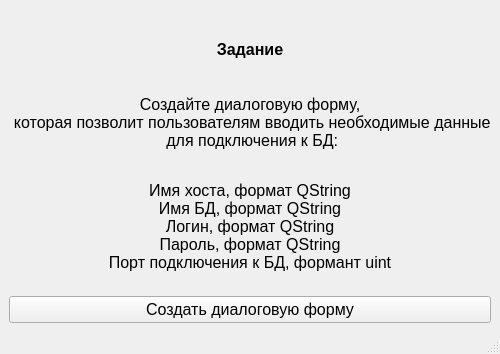
<?xml version="1.0" encoding="UTF-8"?>
<ui version="4.0">
 <class>MainWindow</class>
 <widget class="QMainWindow" name="MainWindow">
  <property name="geometry">
   <rect>
    <x>0</x>
    <y>0</y>
    <width>493</width>
    <height>354</height>
   </rect>
  </property>
  <property name="windowTitle">
   <string>MainWindow</string>
  </property>
  <widget class="QWidget" name="centralwidget">
   <layout class="QVBoxLayout" name="verticalLayout">
    <item>
     <widget class="QLabel" name="lb_task">
      <property name="font">
       <font>
        <pointsize>12</pointsize>
        <bold>true</bold>
       </font>
      </property>
      <property name="text">
       <string>Задание</string>
      </property>
      <property name="alignment">
       <set>Qt::AlignCenter</set>
      </property>
     </widget>
    </item>
    <item>
     <widget class="QLabel" name="lb_task_text">
      <property name="font">
       <font>
        <pointsize>12</pointsize>
       </font>
      </property>
      <property name="text">
       <string>Создайте диалоговую форму,
 которая позволит пользователям вводить необходимые данные
 для подключения к БД:
</string>
      </property>
      <property name="alignment">
       <set>Qt::AlignHCenter|Qt::AlignTop</set>
      </property>
     </widget>
    </item>
    <item>
     <widget class="QLabel" name="lb_task_type">
      <property name="font">
       <font>
        <pointsize>12</pointsize>
       </font>
      </property>
      <property name="text">
       <string>Имя хоста, формат QString
Имя БД, формат QString
Логин, формат QString
Пароль, формат QString
Порт подключения к БД, формант uint
</string>
      </property>
      <property name="alignment">
       <set>Qt::AlignCenter</set>
      </property>
     </widget>
    </item>
    <item>
     <widget class="QPushButton" name="pb_createDForm">
      <property name="font">
       <font>
        <pointsize>12</pointsize>
       </font>
      </property>
      <property name="text">
       <string>Создать диалоговую форму</string>
      </property>
     </widget>
    </item>
   </layout>
  </widget>
  <widget class="QMenuBar" name="menubar">
   <property name="geometry">
    <rect>
     <x>0</x>
     <y>0</y>
     <width>493</width>
     <height>22</height>
    </rect>
   </property>
  </widget>
  <widget class="QStatusBar" name="statusbar"/>
 </widget>
 <resources/>
 <connections/>
</ui>
